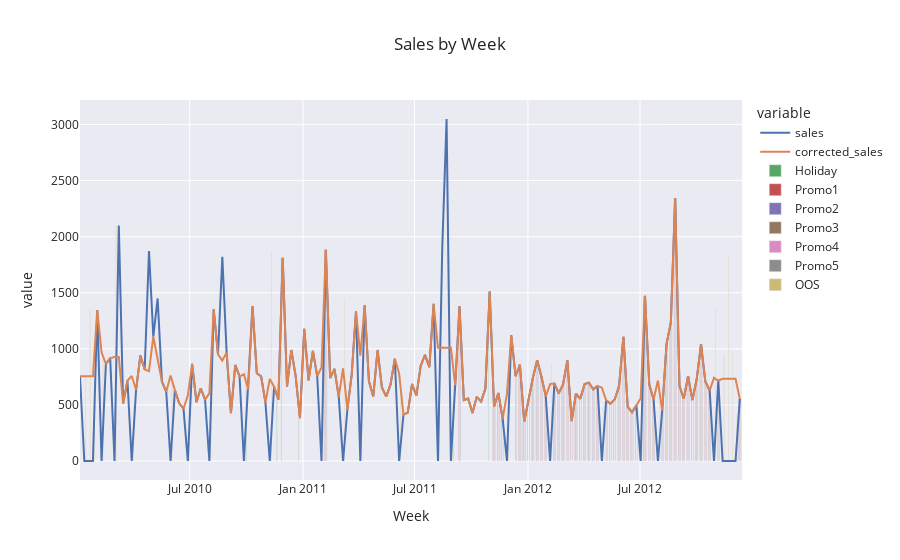

Notebook cell for this chart:
### Markdown cell above
##### Correct Outliers

### Code cell
timeSeries3['corrected_sales'] = outlierCorrections(timeSeries3)

plotTS(timeSeries3, ['MarkDown1', 'MarkDown2', 'MarkDown3', 'MarkDown4', 'MarkDown5'], 'IsHoliday', 'Sales by Week', ['sales', 'corrected_sales'])
